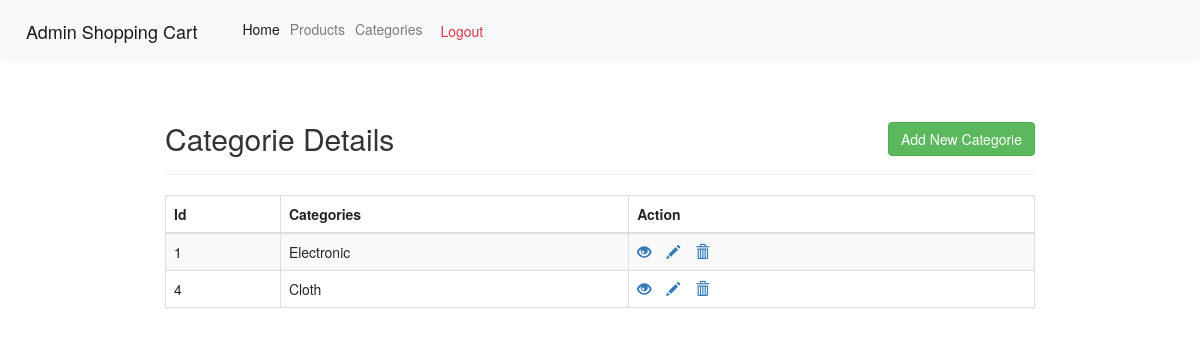
Page /Admin/Categories/Categories.php (signed in) on the committed database.
### tables this page shows
CREATE TABLE IF NOT EXISTS `categories` (
  `cid` int(11) NOT NULL AUTO_INCREMENT,
  `Categorie` text NOT NULL,
  PRIMARY KEY (`cid`)
);

### Admin/Categories/Categories.php (the view, shortened to what this page needs)
<?php
require '../Header.php';
require_once '../../DbConfig.php';
$qry = "SELECT * FROM categories";
if ($result = $mysqli->query($qry)) {
  if ($result->num_rows > 0) {
    ?>
<div class="row">
  <div class="col-md-12">
    <div class="page-header clearfix">
      <h2 class="pull-left">Categorie Details</h2>
      <a href="CreateCategories.php" class="btn btn-success pull-right">Add New Categorie</a>
    </div>
    <table class="table table-bordered table-striped">
      <thead>
        <tr>
          <th scope="col">Id</th>
          <th scope="col">Categories</th>
          <th scope="col">Action</th>
        </tr>
      </thead>
      <tbody>
        <?php
            while ($row = $result->fetch_array()) {
              ?>
        <tr>
          <td><?php echo $row['cid']; ?></td>
          <td><?php echo $row['Categorie']; ?></td>
          <td><?php echo "<a href='ViewCategories.php?id=" . $row['cid'] . "' title='View Record' data-toggle='tooltip'><span class='glyphicon glyphicon-eye-open'></span></a>";
                    echo "<a href='EditCategories.php?id=" . $row['cid'] . "' title='Update Record' data-toggle='tooltip'><span class='glyphicon glyphicon-pencil'></span></a>";
                    echo "<a href='DeleteCategories.php?id=" . $row['cid'] . "' title='Delete Record' data-toggle='tooltip'><span class='glyphicon glyphicon-trash'></span></a>"; ?></td>
        </tr>
        <?php
            }
          } else {
            echo "<p class='lead'><em>No records were found.</em></p>";
          }
        } else {
          echo "ERROR: Could not able to execute $sql. " . $mysqli->error;
        }
        ?>
      </tbody>
    </table>
  </div>
</div>
<?php
require '../Footer.php';
?>

### Admin/Header.php (style rules this page uses)
.page-header h2 { margin-top: 0; }
table tr td:last-child a { margin-right: 15px; }

### rows in the picture
categories: cid "1", Categorie "Electronic"
categories: cid "4", Categorie "Cloth"
